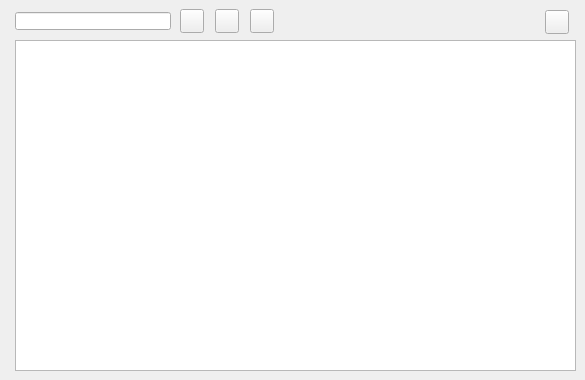
    <widget class="QWidget" name="page_management_2">
     <attribute name="title">
      <string>Element</string>
     </attribute>
     <widget class="QTableView" name="tbl_element">
      <property name="geometry">
       <rect>
        <x>15</x>
        <y>40</y>
        <width>561</width>
        <height>331</height>
       </rect>
      </property>
      <property name="sortingEnabled">
       <bool>true</bool>
      </property>
     </widget>
     <widget class="QLineEdit" name="element_id">
      <property name="geometry">
       <rect>
        <x>15</x>
        <y>12</y>
        <width>156</width>
        <height>18</height>
       </rect>
      </property>
     </widget>
     <widget class="QPushButton" name="new_element">
      <property name="geometry">
       <rect>
        <x>250</x>
        <y>9</y>
        <width>24</width>
        <height>24</height>
       </rect>
      </property>
      <property name="styleSheet">
       <string notr="true"/>
      </property>
      <property name="text">
       <string/>
      </property>
      <property name="icon">
       <iconset>
        <normaloff>../icons/131b.png</normaloff>../icons/131b.png</iconset>
      </property>
      <property name="iconSize">
       <size>
        <width>22</width>
        <height>22</height>
       </size>
      </property>
     </widget>
     <widget class="QPushButton" name="btn_delete">
      <property name="geometry">
       <rect>
        <x>215</x>
        <y>9</y>
        <width>24</width>
        <height>24</height>
       </rect>
      </property>
      <property name="styleSheet">
       <string notr="true"/>
      </property>
      <property name="text">
       <string/>
      </property>
      <property name="icon">
       <iconset>
        <normaloff>../icons/112b.png</normaloff>../icons/112b.png</iconset>
      </property>
      <property name="iconSize">
       <size>
        <width>22</width>
        <height>22</height>
       </size>
      </property>
     </widget>
     <widget class="QPushButton" name="open_element">
      <property name="geometry">
       <rect>
        <x>545</x>
        <y>10</y>
        <width>24</width>
        <height>24</height>
       </rect>
      </property>
      <property name="styleSheet">
       <string notr="true"/>
      </property>
      <property name="text">
       <string/>
      </property>
      <property name="icon">
       <iconset>
        <normaloff>../icons/134b.png</normaloff>../icons/134b.png</iconset>
      </property>
      <property name="iconSize">
       <size>
        <width>22</width>
        <height>22</height>
       </size>
      </property>
     </widget>
     <widget class="QPushButton" name="btn_insert">
      <property name="geometry">
       <rect>
        <x>180</x>
        <y>9</y>
        <width>24</width>
        <height>24</height>
       </rect>
      </property>
      <property name="styleSheet">
       <string notr="true"/>
      </property>
      <property name="text">
       <string/>
      </property>
      <property name="icon">
       <iconset>
        <normaloff>../icons/111b.png</normaloff>../icons/111b.png</iconset>
      </property>
      <property name="iconSize">
       <size>
        <width>22</width>
        <height>22</height>
       </size>
      </property>
     </widget>
    </widget>
